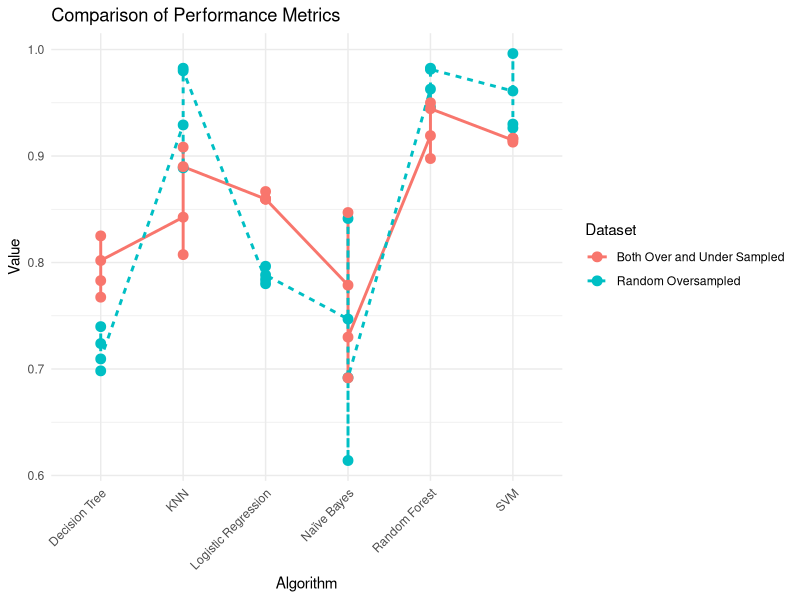

The R script that drew this image:
# Load necessary libraries
library(ggplot2)
library(tidyr)

# Random oversampled data
random_data <- data.frame(
  Algorithm = c("Decision Tree", "Random Forest", "KNN", "Logistic Regression", "Naïve Bayes", "SVM"),
  Accuracy = c(0.723893805, 0.962831858, 0.92920354, 0.784070796, 0.746902655, 0.961061947),
  Sensitivity = c(0.739776952, 0.945945946, 0.888888889, 0.780068729, 0.841346154, 0.996226415),
  Precision = c(0.698245614, 0.98245614, 0.98245614, 0.796491228, 0.614035088, 0.926315789),
  Specificity = c(0.709459459, 0.981412639, 0.98, 0.788321168, 0.691876751, 0.93)
)

# Both over and under sampled data
both_data <- data.frame(
  Algorithm = c("Decision Tree", "Random Forest", "KNN", "Logistic Regression", "Naïve Bayes", "SVM"),
  Accuracy = c(0.782978723, 0.919148936, 0.842553191, 0.859574468, 0.778723404, 0.914893617),
  Sensitivity = c(0.76744186, 0.897637795, 0.807407407, 0.859504132, 0.846938776, 0.916666667),
  Precision = c(0.825, 0.95, 0.908333333, 0.866666667, 0.691666667, 0.916666667),
  Specificity = c(0.801886792, 0.944444444, 0.89, 0.859649123, 0.729927007, 0.913043478)
)

# Reshape the data for plotting
random_data_long <- gather(random_data, key = "Metric", value = "Value", -Algorithm)
both_data_long <- gather(both_data, key = "Metric", value = "Value", -Algorithm)

# Add a column to identify the dataset
random_data_long$Dataset <- "Random Oversampled"
both_data_long$Dataset <- "Both Over and Under Sampled"

# Combine both datasets
combined_data <- rbind(random_data_long, both_data_long)

# Create the plot
plot <- ggplot(combined_data, aes(x = Algorithm, y = Value, color = Dataset, group = Dataset, linetype = Dataset)) +
  geom_line(size = 1) +
  geom_point(size = 3) +
  labs(title = "Comparison of Performance Metrics",
       x = "Algorithm",
       y = "Value",
       color = "Dataset",
       linetype = "Dataset") +
  theme_minimal() +
  theme(axis.text.x = element_text(angle = 45, hjust = 1))

# Print the plot
print(plot)
